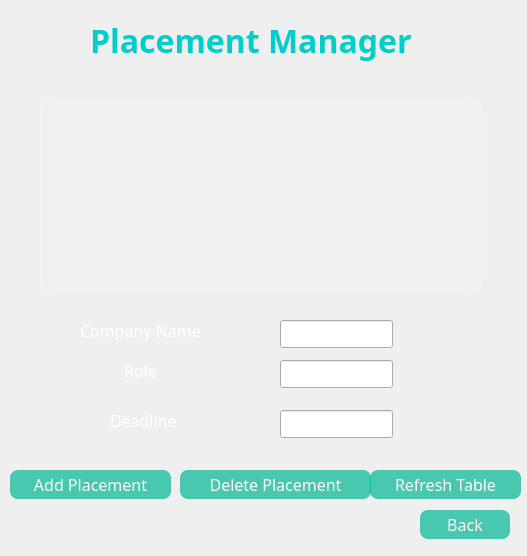
<?xml version="1.0" encoding="UTF-8"?>
<ui version="4.0">
 <class>placementmanager</class>
 <widget class="QWidget" name="placementmanager">
  <property name="geometry">
   <rect>
    <x>0</x>
    <y>0</y>
    <width>527</width>
    <height>556</height>
   </rect>
  </property>
  <property name="windowTitle">
   <string>Form</string>
  </property>
  <property name="styleSheet">
   <string notr="true">background-color: qlineargradient(
    x1:0, y1:0, x2:1, y2:1,
    stop:0 #141e30,
    stop:1 #243b55
);
color: white;</string>
  </property>
  <widget class="QPushButton" name="btnAddPlacement">
   <property name="geometry">
    <rect>
     <x>10</x>
     <y>470</y>
     <width>161</width>
     <height>29</height>
    </rect>
   </property>
   <property name="font">
    <font>
     <family>Swis721 LtEx BT</family>
     <pointsize>12</pointsize>
    </font>
   </property>
   <property name="styleSheet">
    <string notr="true">QPushButton {
    background-color: rgba(0, 184, 148, 0.7);
    color: white;
    border-radius: 8px;
    padding: 6px;
}
QPushButton:hover {
    background-color: rgba(0, 184, 148, 1);
}</string>
   </property>
   <property name="text">
    <string>Add Placement</string>
   </property>
  </widget>
  <widget class="QPushButton" name="btnDeletePlacement">
   <property name="geometry">
    <rect>
     <x>180</x>
     <y>470</y>
     <width>191</width>
     <height>29</height>
    </rect>
   </property>
   <property name="font">
    <font>
     <family>Swis721 LtEx BT</family>
     <pointsize>12</pointsize>
    </font>
   </property>
   <property name="styleSheet">
    <string notr="true">QPushButton {
    background-color: rgba(0, 184, 148, 0.7);
    color: white;
    border-radius: 8px;
    padding: 6px;
}
QPushButton:hover {
    background-color: rgba(0, 184, 148, 1);
}</string>
   </property>
   <property name="text">
    <string>Delete Placement</string>
   </property>
  </widget>
  <widget class="QPushButton" name="btnRefresh">
   <property name="geometry">
    <rect>
     <x>370</x>
     <y>470</y>
     <width>151</width>
     <height>29</height>
    </rect>
   </property>
   <property name="font">
    <font>
     <family>Swis721 LtEx BT</family>
     <pointsize>12</pointsize>
    </font>
   </property>
   <property name="styleSheet">
    <string notr="true">QPushButton {
    background-color: rgba(0, 184, 148, 0.7);
    color: white;
    border-radius: 8px;
    padding: 6px;
}
QPushButton:hover {
    background-color: rgba(0, 184, 148, 1);
}</string>
   </property>
   <property name="text">
    <string>Refresh Table</string>
   </property>
  </widget>
  <widget class="QLineEdit" name="txtCompany">
   <property name="geometry">
    <rect>
     <x>280</x>
     <y>320</y>
     <width>113</width>
     <height>28</height>
    </rect>
   </property>
   <property name="font">
    <font>
     <family>Swis721 LtEx BT</family>
     <pointsize>12</pointsize>
    </font>
   </property>
   <property name="styleSheet">
    <string notr="true">QPushButton {
    background-color: rgba(0, 184, 148, 0.7);
    color: white;
    border-radius: 8px;
    padding: 6px;
}
QPushButton:hover {
    background-color: rgba(0, 184, 148, 1);
}</string>
   </property>
   <property name="text">
    <string/>
   </property>
  </widget>
  <widget class="QLineEdit" name="txtRole">
   <property name="geometry">
    <rect>
     <x>280</x>
     <y>360</y>
     <width>113</width>
     <height>28</height>
    </rect>
   </property>
   <property name="font">
    <font>
     <family>Swis721 LtEx BT</family>
     <pointsize>12</pointsize>
    </font>
   </property>
   <property name="styleSheet">
    <string notr="true">QPushButton {
    background-color: rgba(0, 184, 148, 0.7);
    color: white;
    border-radius: 8px;
    padding: 6px;
}
QPushButton:hover {
    background-color: rgba(0, 184, 148, 1);
}</string>
   </property>
   <property name="text">
    <string/>
   </property>
  </widget>
  <widget class="QLineEdit" name="txtDate">
   <property name="geometry">
    <rect>
     <x>280</x>
     <y>410</y>
     <width>113</width>
     <height>28</height>
    </rect>
   </property>
   <property name="font">
    <font>
     <family>Swis721 LtEx BT</family>
     <pointsize>12</pointsize>
    </font>
   </property>
   <property name="styleSheet">
    <string notr="true">QPushButton {
    background-color: rgba(0, 184, 148, 0.7);
    color: white;
    border-radius: 8px;
    padding: 6px;
}
QPushButton:hover {
    background-color: rgba(0, 184, 148, 1);
}</string>
   </property>
   <property name="text">
    <string/>
   </property>
  </widget>
  <widget class="QLabel" name="label">
   <property name="geometry">
    <rect>
     <x>90</x>
     <y>20</y>
     <width>361</width>
     <height>41</height>
    </rect>
   </property>
   <property name="font">
    <font>
     <family>Swis721 LtEx BT</family>
     <pointsize>-1</pointsize>
     <bold>true</bold>
    </font>
   </property>
   <property name="styleSheet">
    <string notr="true">font-size: 32px;
font-weight: bold;
color: #00cec9;</string>
   </property>
   <property name="text">
    <string>Placement Manager</string>
   </property>
  </widget>
  <widget class="QTableView" name="tblPlacements">
   <property name="geometry">
    <rect>
     <x>40</x>
     <y>100</y>
     <width>441</width>
     <height>192</height>
    </rect>
   </property>
   <property name="styleSheet">
    <string notr="true">QTableView {
    background-color: rgba(255,255,255,0.05);
    border: 1px solid rgba(255,255,255,0.2);
    border-radius: 10px;
    color: white;
    gridline-color: rgba(255,255,255,0.2);
}

QHeaderView::section {
    background-color: rgba(255,255,255,0.1);
    color: white;
    padding: 5px;
    border: none;
}</string>
   </property>
  </widget>
  <widget class="QLabel" name="label_2">
   <property name="geometry">
    <rect>
     <x>80</x>
     <y>320</y>
     <width>181</width>
     <height>20</height>
    </rect>
   </property>
   <property name="font">
    <font>
     <family>Swis721 LtEx BT</family>
     <pointsize>12</pointsize>
    </font>
   </property>
   <property name="styleSheet">
    <string notr="true">QPushButton {
    background-color: rgba(0, 184, 148, 0.7);
    color: white;
    border-radius: 8px;
    padding: 6px;
}
QPushButton:hover {
    background-color: rgba(0, 184, 148, 1);
}</string>
   </property>
   <property name="text">
    <string>Company Name</string>
   </property>
  </widget>
  <widget class="QLabel" name="label_3">
   <property name="geometry">
    <rect>
     <x>120</x>
     <y>360</y>
     <width>111</width>
     <height>20</height>
    </rect>
   </property>
   <property name="font">
    <font>
     <family>Swis721 LtEx BT</family>
     <pointsize>12</pointsize>
    </font>
   </property>
   <property name="styleSheet">
    <string notr="true">QPushButton {
    background-color: rgba(0, 184, 148, 0.7);
    color: white;
    border-radius: 8px;
    padding: 6px;
}
QPushButton:hover {
    background-color: rgba(0, 184, 148, 1);
}</string>
   </property>
   <property name="text">
    <string> Role</string>
   </property>
  </widget>
  <widget class="QLabel" name="label_4">
   <property name="geometry">
    <rect>
     <x>110</x>
     <y>410</y>
     <width>111</width>
     <height>20</height>
    </rect>
   </property>
   <property name="font">
    <font>
     <family>Swis721 LtEx BT</family>
     <pointsize>12</pointsize>
    </font>
   </property>
   <property name="styleSheet">
    <string notr="true">QPushButton {
    background-color: rgba(0, 184, 148, 0.7);
    color: white;
    border-radius: 8px;
    padding: 6px;
}
QPushButton:hover {
    background-color: rgba(0, 184, 148, 1);
}</string>
   </property>
   <property name="text">
    <string>Deadline</string>
   </property>
  </widget>
  <widget class="QPushButton" name="pushButton">
   <property name="geometry">
    <rect>
     <x>420</x>
     <y>510</y>
     <width>90</width>
     <height>29</height>
    </rect>
   </property>
   <property name="font">
    <font>
     <family>Swis721 LtEx BT</family>
     <pointsize>12</pointsize>
    </font>
   </property>
   <property name="styleSheet">
    <string notr="true">QPushButton {
    background-color: rgba(0, 184, 148, 0.7);
    color: white;
    border-radius: 8px;
    padding: 6px;
}
QPushButton:hover {
    background-color: rgba(0, 184, 148, 1);
}</string>
   </property>
   <property name="text">
    <string>Back</string>
   </property>
  </widget>
 </widget>
 <resources/>
 <connections/>
</ui>
